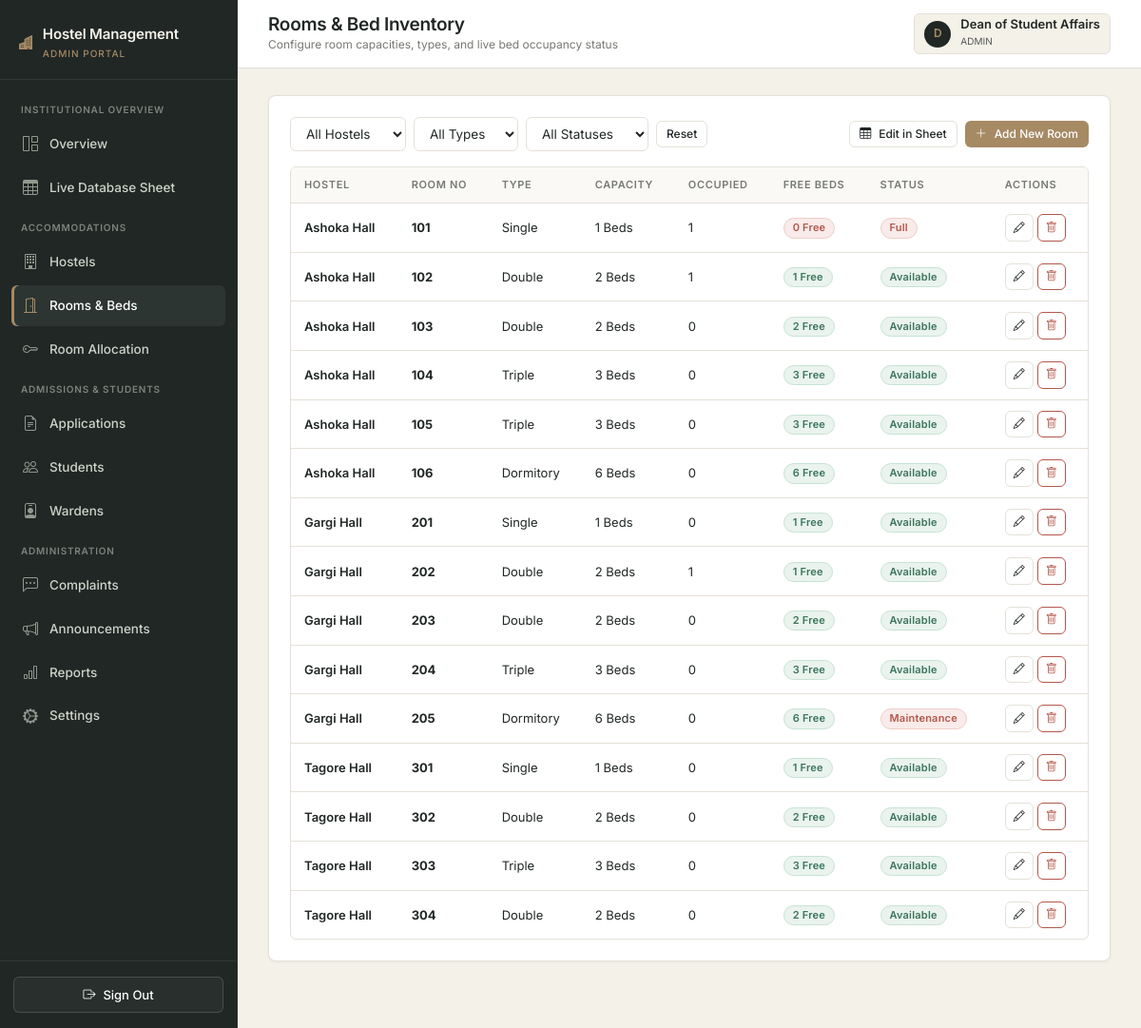
The page /admin/rooms (signed in) on the database its author committed.
### app/models.py (models this page shows, shortened)
class User(UserMixin, db.Model):
    __tablename__ = "users"
    id = db.Column(db.Integer, primary_key=True)
    name = db.Column(db.String(100), nullable=False)
    email = db.Column(db.String(120), unique=True, nullable=False, index=True)
    password_hash = db.Column(db.String(255), nullable=False)
    role = db.Column(db.Enum("student", "warden", "admin", name="user_roles"), nullable=False)
    created_at = db.Column(db.DateTime, default=datetime.utcnow, nullable=False)
    student = db.relationship("Student", backref="user", uselist=False, cascade="all, delete-orphan")
    warden = db.relationship("Warden", backref="user", uselist=False, cascade="all, delete-orphan")

class Room(db.Model):
    __tablename__ = "rooms"
    id = db.Column(db.Integer, primary_key=True)
    hostel_id = db.Column(db.Integer, db.ForeignKey("hostels.id", ondelete="CASCADE"), nullable=False)
    room_number = db.Column(db.String(10), nullable=False)
    room_type = db.Column(db.Enum("Single", "Double", "Triple", "Dormitory", name="room_types"), nullable=False)
    capacity = db.Column(db.SmallInteger, nullable=False)
    occupied_count = db.Column(db.SmallInteger, default=0, nullable=False)
    status = db.Column(db.Enum("Available", "Full", "Maintenance", name="room_status"), default="Available", nullable=False)
    __table_args__ = (
        db.UniqueConstraint("hostel_id", "room_number", name="uq_hostel_room_no"),
    )
    allocations = db.relationship("Allocation", backref="room", lazy="dynamic")
    @property
    def free_beds(self):
        return max(0, self.capacity - self.occupied_count)

class Hostel(db.Model):
    __tablename__ = "hostels"
    id = db.Column(db.Integer, primary_key=True)
    hostel_name = db.Column(db.String(100), unique=True, nullable=False)
    hostel_type = db.Column(db.Enum("Boys", "Girls", "Co-ed", name="hostel_types"), nullable=False)
    address = db.Column(db.String(255), nullable=False)
    total_rooms = db.Column(db.Integer, default=0, nullable=False)
    description = db.Column(db.Text)
    rooms = db.relationship("Room", backref="hostel", cascade="all, delete-orphan", lazy="dynamic")
    wardens = db.relationship("Warden", backref="hostel", lazy="dynamic")
    complaints = db.relationship("Complaint", backref="hostel", lazy="dynamic")
    announcements = db.relationship("Announcement", backref="hostel", lazy="dynamic")

### app/admin/routes.py (the view, shortened to what this page needs)
@bp.route("/rooms", methods=["GET", "POST"])
@login_required
@role_required("admin")
def rooms():
    hostel_id = request.args.get("hostel_id", type=int)
    room_type = request.args.get("room_type", "").strip()
    status = request.args.get("status", "").strip()
    hostels = Hostel.query.order_by(Hostel.hostel_name.asc()).all()
    form = RoomForm()
    form.hostel_id.choices = [(h.id, h.hostel_name) for h in hostels]
    rooms_query = Room.query.join(Hostel)
    if hostel_id:
        rooms_query = rooms_query.filter(Room.hostel_id == hostel_id)
    if room_type:
        rooms_query = rooms_query.filter(Room.room_type == room_type)
    if status:
        rooms_query = rooms_query.filter(Room.status == status)
    all_rooms = rooms_query.order_by(Hostel.hostel_name.asc(), Room.room_number.asc()).all()
    return render_template("admin/rooms.html",
                           rooms=all_rooms,
                           hostels=hostels,
                           form=form,
                           selected_hostel=hostel_id,
                           selected_type=room_type,
                           selected_status=status)

### app/forms.py
class RoomForm(FlaskForm):
    hostel_id = SelectField("Hostel", coerce=int, validators=[DataRequired()])
    room_number = StringField("Room Number", validators=[DataRequired(), Length(max=10)])
    room_type = SelectField("Room Type", choices=[
        ("Single", "Single"),
        ("Double", "Double"),
        ("Triple", "Triple"),
        ("Dormitory", "Dormitory")
    ], validators=[DataRequired()])
    capacity = IntegerField("Bed Capacity", validators=[DataRequired(), NumberRange(min=1, max=12)])
    status = SelectField("Room Status", choices=[
        ("Available", "Available"),
        ("Maintenance", "Under Maintenance")
    ], validators=[DataRequired()])
    submit = SubmitField("Save Room")

### app/__init__.py (called while the page is built)
@login_manager.user_loader
def load_user(user_id):
    from .models import User
    return db.session.get(User, int(user_id))

### app/templates/admin/rooms.html (shortened to what this page needs)
{% extends "shared/base.html" %}
{% block page_title %}Rooms & Bed Inventory{% endblock %}
{% block page_subtitle %}Configure room capacities, types, and live bed occupancy status{% endblock %}
{% block content %}
<div class="content-panel">
  <div class="d-flex flex-wrap justify-content-between align-items-center gap-3 mb-3">
    <form method="GET" action="{{ url_for('admin.rooms') }}" class="d-flex flex-wrap gap-2 align-items-center">
      <select name="hostel_id" class="form-select-custom" style="width: auto;" onchange="this.form.submit()">
        <option value="">All Hostels</option>
      </select>
      <select name="room_type" class="form-select-custom" style="width: auto;" onchange="this.form.submit()">
        <option value="">All Types</option>
      </select>
      <select name="status" class="form-select-custom" style="width: auto;" onchange="this.form.submit()">
        <option value="">All Statuses</option>
      </select>
      <a href="{{ url_for('admin.rooms') }}" class="btn-custom btn-outline-custom btn-sm-custom">Reset</a>
    </form>
    <div class="d-flex gap-2">
      <a href="{{ url_for('admin.sheets') }}" class="btn-custom btn-outline-custom btn-sm-custom">
        <i class="bi bi-table"></i> Edit in Sheet
      </a>
      <button class="btn-custom btn-bronze btn-sm-custom" data-bs-toggle="modal" data-bs-target="#addRoomModal">
        <i class="bi bi-plus-lg"></i> Add New Room
      </button>
    </div>
  </div>
  {% if rooms %}
    <div class="table-responsive-wrapper">
      <table class="custom-table">
        <thead>
          <tr>
            <th>Hostel</th>
            <th>Room No</th>
            <th>Type</th>
            <th>Capacity</th>
            <th>Occupied</th>
            <th>Free Beds</th>
            <th>Status</th>
            <th>Actions</th>
          </tr>
        </thead>
        <tbody>
          {% for r in rooms %}
            <tr>
              <td class="fw-semibold">{{ r.hostel.hostel_name }}</td>
              <td class="fw-bold">{{ r.room_number }}</td>
              <td>{{ r.room_type }}</td>
              <td>{{ r.capacity }} Beds</td>
              <td>{{ r.occupied_count }}</td>
              <td>
                <span class="custom-badge {{ 'badge-available' if r.free_beds > 0 else 'badge-full' }}">
                  {{ r.free_beds }} Free
                </span>
              </td>
              <td>{{ r.status|status_badge|safe }}</td>
              <td>
                <div class="d-flex gap-1">
                  <button class="btn-custom btn-outline-custom btn-sm-custom py-1 px-2" data-bs-toggle="modal" data-bs-target="#editRoomModal{{ r.id }}" title="Edit Room">
                    <i class="bi bi-pencil"></i>
                  </button>
                  <form method="POST" action="{{ url_for('admin.delete_room', room_id=r.id) }}"
                        onsubmit="return confirm('Permanently delete Room {{ r.room_number }} in {{ r.hostel.hostel_name }}?');" class="d-inline">
                    <button type="submit" class="btn-custom btn-danger-outline btn-sm-custom py-1 px-2" title="Delete Room">
                      <i class="bi bi-trash"></i>
                    </button>
                  </form>
                </div>
              </td>
            </tr>
          {% endfor %}
        </tbody>
      </table>
    </div>
  {% else %}
    <div class="text-center py-5 text-muted small">No rooms found matching your filter criteria.</div>
  {% endif %}
</div>
{% endblock %}

### app/templates/shared/base.html (shortened to what this page needs)
<!DOCTYPE html>
<html lang="en">
<head>
  <link rel="stylesheet" href="https://cdn.jsdelivr.net/npm/bootstrap@5.3.3/dist/css/bootstrap.min.css">
  <link rel="stylesheet" href="https://cdn.jsdelivr.net/npm/bootstrap-icons@1.11.3/font/bootstrap-icons.min.css">
  <link rel="stylesheet" href="{{ url_for('static', filename='css/main.css') }}">
</head>
<body>
{% if current_user.is_authenticated %}
  <div class="app-wrapper">
    <aside class="app-sidebar">
      <div class="sidebar-header">
        <div class="sidebar-brand">
          <i class="bi bi-buildings-fill text-warning" style="color: var(--accent-bronze) !important;"></i>
          <div>
            <div>Hostel Management</div>
            <small>{{ current_user.role }} portal</small>
          </div>
        </div>
      </div>
      <nav class="sidebar-nav">
        {% if current_user.role == 'admin' %}
          <div class="nav-section-title">Institutional Overview</div>
          <a href="{{ url_for('admin.overview') }}" class="{{ 'active' if request.endpoint == 'admin.overview' else '' }}">
            <i class="bi bi-grid-1x2"></i> Overview
          </a>
          <a href="{{ url_for('admin.sheets') }}" class="{{ 'active' if request.endpoint == 'admin.sheets' else '' }}">
            <i class="bi bi-table"></i> Live Database Sheet
          </a>
          <div class="nav-section-title">Accommodations</div>
          <a href="{{ url_for('admin.hostels') }}" class="{{ 'active' if request.endpoint == 'admin.hostels' else '' }}">
            <i class="bi bi-building"></i> Hostels
          </a>
          <a href="{{ url_for('admin.rooms') }}" class="{{ 'active' if request.endpoint == 'admin.rooms' else '' }}">
            <i class="bi bi-door-open"></i> Rooms & Beds
          </a>
          <a href="{{ url_for('admin.allocations') }}" class="{{ 'active' if request.endpoint == 'admin.allocations' else '' }}">
            <i class="bi bi-key"></i> Room Allocation
          </a>
          <div class="nav-section-title">Admissions & Students</div>
          <a href="{{ url_for('admin.applications') }}" class="{{ 'active' if request.endpoint == 'admin.applications' else '' }}">
            <i class="bi bi-file-earmark-text"></i> Applications
          </a>
          <a href="{{ url_for('admin.students') }}" class="{{ 'active' if request.endpoint == 'admin.students' else '' }}">
            <i class="bi bi-people"></i> Students
          </a>
          <a href="{{ url_for('admin.wardens') }}" class="{{ 'active' if request.endpoint == 'admin.wardens' else '' }}">
            <i class="bi bi-person-badge"></i> Wardens
          </a>
          <div class="nav-section-title">Administration</div>
          <a href="{{ url_for('admin.complaints') }}" class="{{ 'active' if request.endpoint == 'admin.complaints' else '' }}">
            <i class="bi bi-chat-left-dots"></i> Complaints
          </a>
          <a href="{{ url_for('admin.announcements') }}" class="{{ 'active' if request.endpoint == 'admin.announcements' else '' }}">
            <i class="bi bi-megaphone"></i> Announcements
          </a>
          <a href="{{ url_for('admin.reports') }}" class="{{ 'active' if request.endpoint == 'admin.reports' else '' }}">
            <i class="bi bi-bar-chart"></i> Reports
          </a>
          <a href="{{ url_for('admin.settings') }}" class="{{ 'active' if request.endpoint == 'admin.settings' else '' }}">
            <i class="bi bi-gear-wide-connected"></i> Settings
          </a>
        {% endif %}
      </nav>
      <div class="sidebar-footer">
        <a href="{{ url_for('auth.logout') }}" class="btn-custom btn-outline-custom w-100 justify-content-center text-white" style="border-color: rgba(255,255,255,0.15); background: rgba(255,255,255,0.04);">
          <i class="bi bi-box-arrow-right"></i> Sign Out
        </a>
      </div>
    </aside>
    <div class="app-main">
      <header class="app-topbar">
        <div class="d-flex align-items-center gap-3">
          <div class="topbar-title">
            <h1>{% block page_title %}Dashboard{% endblock %}</h1>
            <div class="breadcrumb-sub">{% block page_subtitle %}{{ college_name }}{% endblock %}</div>
          </div>
        </div>
        <div class="topbar-actions">
          <div class="user-profile-badge">
            <div class="user-avatar">{{ current_user.name[:1] }}</div>
            <div>
              <div class="fw-semibold lh-1">{{ current_user.name }}</div>
              <small class="text-muted text-uppercase" style="font-size: 10px;">{{ current_user.role }}</small>
            </div>
          </div>
        </div>
      </header>
      <div class="app-content">
        {% block content %}{% endblock %}
      </div>
    </div>
  </div>
{% endif %}
</body>
</html>

### rows shown on the page
User: role "ADMIN", name "D", name "Dean of Student Affairs"
Room: hostel.hostel_name "Ashoka Hall", room_number "101", room_type "Single", capacity "1", occupied_count "1", free_beds "0", status|status_badge "Full"
Room: hostel.hostel_name "Ashoka Hall", room_number "102", room_type "Double", capacity "2", occupied_count "1", free_beds "1", status|status_badge "Available"
Room: hostel.hostel_name "Ashoka Hall", room_number "103", room_type "Double", capacity "2", occupied_count "0", free_beds "2", status|status_badge "Available"
Room: hostel.hostel_name "Ashoka Hall", room_number "104", room_type "Triple", capacity "3", occupied_count "0", free_beds "3", status|status_badge "Available"
Room: hostel.hostel_name "Ashoka Hall", room_number "105", room_type "Triple", capacity "3", occupied_count "0", free_beds "3", status|status_badge "Available"
Room: hostel.hostel_name "Ashoka Hall", room_number "106", room_type "Dormitory", capacity "6", occupied_count "0", free_beds "6", status|status_badge "Available"
Room: hostel.hostel_name "Gargi Hall", room_number "201", room_type "Single", capacity "1", occupied_count "0", free_beds "1", status|status_badge "Available"
Room: hostel.hostel_name "Gargi Hall", room_number "202", room_type "Double", capacity "2", occupied_count "1", free_beds "1", status|status_badge "Available"
Room: hostel.hostel_name "Gargi Hall", room_number "203", room_type "Double", capacity "2", occupied_count "0", free_beds "2", status|status_badge "Available"
Room: hostel.hostel_name "Gargi Hall", room_number "204", room_type "Triple", capacity "3", occupied_count "0", free_beds "3", status|status_badge "Available"
Room: hostel.hostel_name "Gargi Hall", room_number "205", room_type "Dormitory", capacity "6", occupied_count "0", free_beds "6", status|status_badge "Maintenance"
Room: hostel.hostel_name "Tagore Hall", room_number "301", room_type "Single", capacity "1", occupied_count "0", free_beds "1", status|status_badge "Available"
Room: hostel.hostel_name "Tagore Hall", room_number "302", room_type "Double", capacity "2", occupied_count "0", free_beds "2", status|status_badge "Available"
Room: hostel.hostel_name "Tagore Hall", room_number "303", room_type "Triple", capacity "3", occupied_count "0", free_beds "3", status|status_badge "Available"
Room: hostel.hostel_name "Tagore Hall", room_number "304", room_type "Double", capacity "2", occupied_count "0", free_beds "2", status|status_badge "Available"
